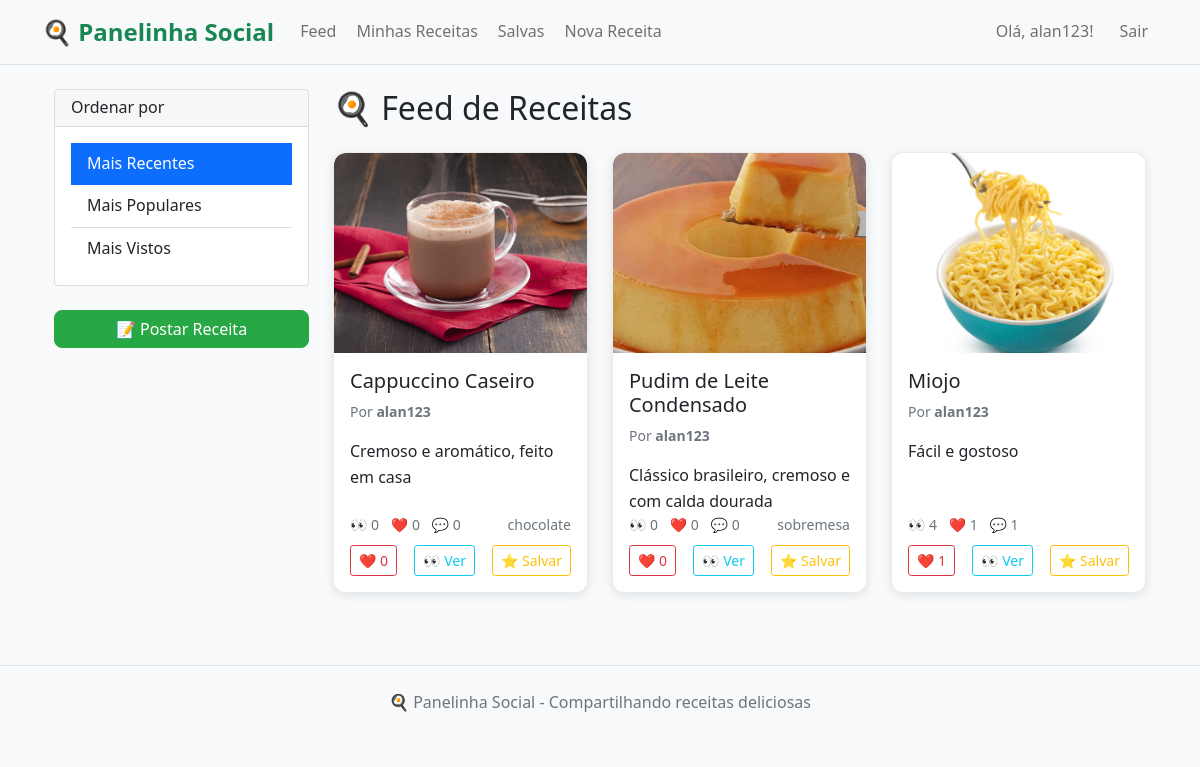
Before: /feed (signed in) with the older database file.
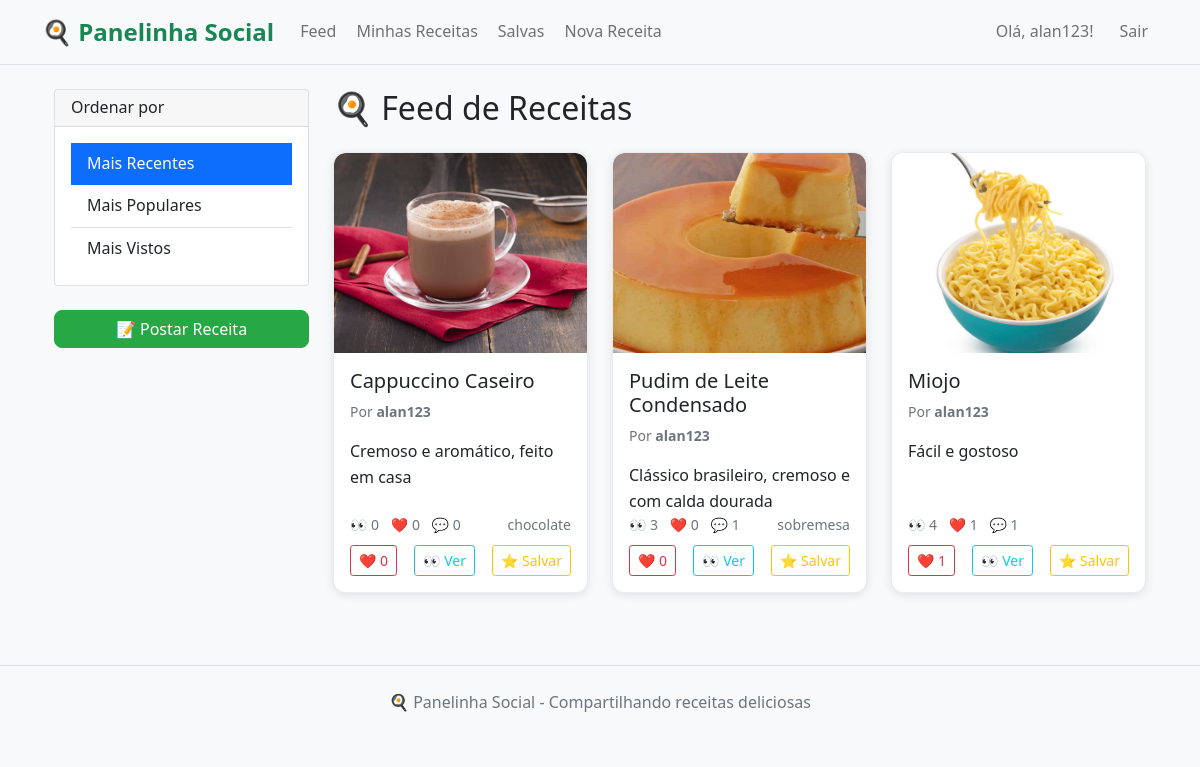
After: the same page with the newer database file.
### app.py (models this page shows, shortened)
class User(UserMixin, db.Model):
    id = db.Column(db.Integer, primary_key=True)
    username = db.Column(db.String(64), unique=True, nullable=False)
    email = db.Column(db.String(120), unique=True, nullable=False)
    password_hash = db.Column(db.String(128))
    bio = db.Column(db.Text)
    profile_picture = db.Column(db.String(200))
    created_at = db.Column(db.DateTime, default=datetime.utcnow)
    recipes = db.relationship('Recipe', backref='author', lazy='dynamic')
    likes = db.relationship('Like', backref='user', lazy='dynamic')
    comments = db.relationship('Comment', backref='user', lazy='dynamic')
    saved_recipes = db.relationship('SavedRecipe', backref='user', lazy='dynamic')

class Recipe(db.Model):
    id = db.Column(db.Integer, primary_key=True)
    title = db.Column(db.String(100), nullable=False)
    description = db.Column(db.Text)
    ingredients = db.Column(db.Text)
    steps = db.Column(db.Text)
    image = db.Column(db.String(200))
    categories = db.Column(db.String(200))
    is_draft = db.Column(db.Boolean, default=False)
    created_at = db.Column(db.DateTime, default=datetime.utcnow)
    updated_at = db.Column(db.DateTime, default=datetime.utcnow, onupdate=datetime.utcnow)
    views = db.Column(db.Integer, default=0)
    user_id = db.Column(db.Integer, db.ForeignKey('user.id'), nullable=False)
    likes = db.relationship('Like', backref='recipe', lazy='dynamic')
    comments = db.relationship('Comment', backref='recipe', lazy='dynamic')
    saved_by = db.relationship('SavedRecipe', backref='recipe', lazy='dynamic')
    def like_count(self):
        return self.likes.count()
    def comment_count(self):
        return self.comments.count()

### app.py (the view)
@app.route('/feed')
@login_required
def feed():
    sort_by = request.args.get('sort', 'recent')
    recipes = Recipe.query.filter_by(is_draft=False)
    if sort_by == 'popular':
        from sqlalchemy import func
        recipes = recipes.outerjoin(Like).group_by(Recipe.id).order_by(func.count(Like.id).desc())
    elif sort_by == 'views':
        recipes = recipes.order_by(Recipe.views.desc())
    else:
        recipes = recipes.order_by(Recipe.created_at.desc())
    return render_template('feed.html', title='Feed', recipes=recipes.all(), sort_by=sort_by)

### app.py (called while the page is built)
@login_manager.user_loader
def load_user(id):
    return User.query.get(int(id))

### templates/feed.html (shortened to what this page needs)
{% extends "base.html" %}
{% block content %}
<div class="container-fluid">
    <div class="row">
        <div class="col-md-3">
            <div class="card mb-4">
                <div class="card-header">
                    <h6 class="mb-0">Ordenar por</h6>
                </div>
                <div class="card-body">
                    <div class="list-group list-group-flush">
                        <a href="{{ url_for('feed', sort='recent') }}"
                           class="list-group-item list-group-item-action {% if sort_by == 'recent' %}active{% endif %}">
                            Mais Recentes
                        </a>
                        <a href="{{ url_for('feed', sort='popular') }}"
                           class="list-group-item list-group-item-action {% if sort_by == 'popular' %}active{% endif %}">
                            Mais Populares
                        </a>
                        <a href="{{ url_for('feed', sort='views') }}"
                           class="list-group-item list-group-item-action {% if sort_by == 'views' %}active{% endif %}">
                            Mais Vistos
                        </a>
                    </div>
                </div>
            </div>
            <div class="d-grid">
                <a href="{{ url_for('new_recipe') }}" class="btn btn-success">
                    📝 Postar Receita
                </a>
            </div>
        </div>
        <div class="col-md-9">
            <h2 class="mb-4">🍳 Feed de Receitas</h2>
            {% if recipes %}
                <div class="row">
                    {% for recipe in recipes %}
                        <div class="col-xl-4 col-lg-6 col-md-6 mb-4">
                            <div class="card h-100 recipe-card">
                                <a href="{{ url_for('recipe_detail', recipe_id=recipe.id) }}" class="text-decoration-none">
                                    {% if recipe.image %}
                                        <img src="{{ url_for('static', filename='uploads/' + recipe.image) }}"
                                             class="card-img-top" alt="{{ recipe.title }}" style="height: 200px; object-fit: cover;">
                                    {% else %}
                                        <div class="card-img-top bg-light d-flex align-items-center justify-content-center"
                                             style="height: 200px;">
                                            <span class="text-muted">📷 Sem imagem</span>
                                        </div>
                                    {% endif %}
                                </a>
                                <div class="card-body d-flex flex-column">
                                    <a href="{{ url_for('recipe_detail', recipe_id=recipe.id) }}" class="text-decoration-none text-dark">
                                        <h5 class="card-title">{{ recipe.title }}</h5>
                                    </a>
                                    <p class="card-text text-muted small">
                                        Por <strong>{{ recipe.author.username }}</strong>
                                    </p>
                                    <a href="{{ url_for('recipe_detail', recipe_id=recipe.id) }}" class="text-decoration-none text-dark flex-grow-1">
                                        <p class="card-text">{{ recipe.description[:100] }}{% if recipe.description|length > 100 %}...{% endif %}</p>
                                    </a>
                                    <div class="mt-auto">
                                        <div class="d-flex justify-content-between align-items-center mb-2">
                                            <div class="text-muted small">
                                                <span class="me-2">👀 {{ recipe.views }}</span>
                                                <span class="me-2">❤️ {{ recipe.like_count() }}</span>
                                                <span>💬 {{ recipe.comment_count() }}</span>
                                            </div>
                                            {% if recipe.categories %}
                                                <small class="text-muted">
                                                    {{ recipe.categories.split(',')[0] }}
                                                </small>
                                            {% endif %}
                                        </div>
                                        <div class="d-flex justify-content-between">
                                            <button class="btn btn-sm btn-outline-danger like-btn"
                                                    data-recipe-id="{{ recipe.id }}">
                                                ❤️ <span class="like-count">{{ recipe.like_count() }}</span>
                                            </button>
                                            <a href="{{ url_for('recipe_detail', recipe_id=recipe.id) }}"
                                               class="btn btn-sm btn-outline-info">
                                                👀 Ver
                                            </a>
                                            <button class="btn btn-sm btn-outline-warning save-btn"
                                                    data-recipe-id="{{ recipe.id }}">
                                                ⭐ Salvar
                                            </button>
                                        </div>
                                    </div>
                                </div>
                            </div>
                        </div>
                    {% endfor %}
                </div>
            {% endif %}
        </div>
    </div>
</div>
{% endblock %}

### templates/base.html (shortened to what this page needs)
<!DOCTYPE html>
<html lang="pt-br">
<head>
    <link href="https://cdn.jsdelivr.net/npm/bootstrap@5.1.3/dist/css/bootstrap.min.css" rel="stylesheet">
    <link rel="stylesheet" href="{{ url_for('static', filename='css/style.css') }}">
</head>
<body>
    <nav class="navbar navbar-expand-lg navbar-light bg-light border-bottom">
        <div class="container">
            <a class="navbar-brand fw-bold text-success" href="{{ url_for('index') }}">
                🍳 Panelinha Social
            </a>
            <div class="collapse navbar-collapse" id="navbarNav">
                <ul class="navbar-nav me-auto">
                    {% if current_user.is_authenticated %}
                    <li class="nav-item">
                        <a class="nav-link" href="{{ url_for('feed') }}">Feed</a>
                    </li>
                    <li class="nav-item">
                        <a class="nav-link" href="{{ url_for('my_recipes') }}">Minhas Receitas</a>
                    </li>
                    <li class="nav-item">
                        <a class="nav-link" href="{{ url_for('saved_recipes') }}">Salvas</a>
                    </li>
                    <li class="nav-item">
                        <a class="nav-link" href="{{ url_for('new_recipe') }}">Nova Receita</a>
                    </li>
                    {% endif %}
                </ul>
                <div class="navbar-nav">
                    {% if current_user.is_authenticated %}
                    <span class="navbar-text me-3">Olá, {{ current_user.username }}!</span>
                    <a class="nav-link" href="{{ url_for('logout') }}">Sair</a>
                    {% else %}
                    <a class="nav-link" href="{{ url_for('login') }}">Entrar</a>
                    <a class="nav-link" href="{{ url_for('register') }}">Cadastrar</a>
                    {% endif %}
                </div>
            </div>
        </div>
    </nav>
    <div class="container mt-4">
        {% block content %}{% endblock %}
    </div>
    <footer class="bg-light text-center text-muted py-4 mt-5 border-top">
        <div class="container">
            <p class="mb-0">🍳 Panelinha Social - Compartilhando receitas deliciosas</p>
        </div>
    </footer>
</body>
</html>

### static/css/style.css (style rules this page uses)
:root { --primary-color: #28a745; --primary-hover: #218838; --light-bg: #f8f9fa; --card-shadow: 0 2px 10px rgba(0, 0, 0, 0.1); --card-hover-shadow: 0 4px 15px rgba(0, 0, 0, 0.15); }
body { background-color: var(--light-bg); font-family: 'Segoe UI', Tahoma, Geneva, Verdana, sans-serif; line-height: 1.6; }
.recipe-card { border: none; border-radius: 12px; box-shadow: var(--card-shadow); transition: all 0.3s ease; background: white; overflow: hidden; }
.card-img-top { border-radius: 12px 12px 0 0; height: 200px; object-fit: cover; }
.btn-success { background-color: var(--primary-color); border-color: var(--primary-color); border-radius: 8px; font-weight: 500; }
.navbar-brand { font-size: 1.5rem; font-weight: 700; }
.nav-link { font-weight: 500; border-radius: 6px; margin: 0 2px; transition: all 0.2s ease; }
footer { margin-top: auto; }

### templates/feed.html (style rules this page uses)
.recipe-card { transition: all 0.3s ease; border: 1px solid #e9ecef; }
.card-img-top { transition: transform 0.3s ease; }
.card-body { display: flex; flex-direction: column; height: 100%; }

Changed rows visible on the page:
changed Recipe "Pudim de Leite Condensado": views "0" → "3"; comment_count "0" → "1"
